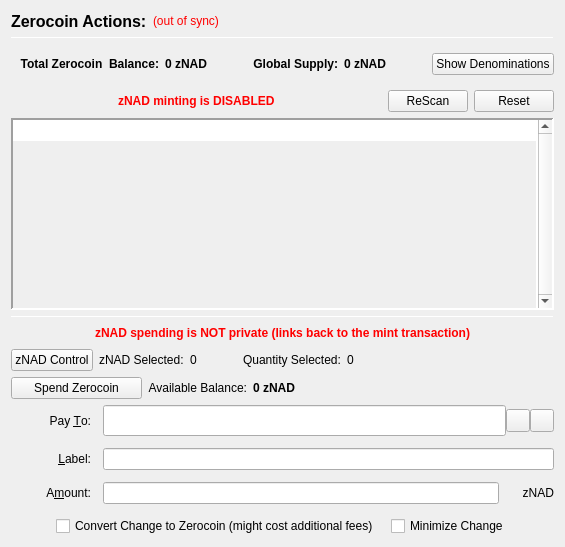
                  <widget class="QFrame" name="verticalFrameLeft">
                   <layout class="QVBoxLayout" name="verticalLayout_2">
                    <item>
                     <layout class="QVBoxLayout" name="verticalLayout_3">
                      <item>
                       <layout class="QHBoxLayout" name="horizontalLayout_3">
                        <item>
                         <widget class="QLabel" name="labelzNADActions">
                          <property name="font">
                           <font>
                            <pointsize>12</pointsize>
                            <weight>75</weight>
                            <bold>true</bold>
                           </font>
                          </property>
                          <property name="text">
                           <string>Zerocoin Actions:</string>
                          </property>
                          <property name="alignment">
                           <set>Qt::AlignLeading|Qt::AlignLeft|Qt::AlignVCenter</set>
                          </property>
                         </widget>
                        </item>
                        <item>
                         <widget class="QLabel" name="labelzNADSyncStatus">
                          <property name="toolTip">
                           <string>The displayed information may be out of date. Your wallet automatically synchronizes with the NADIR network after a connection is established, but this process has not completed yet.</string>
                          </property>
                          <property name="styleSheet">
                           <string notr="true">QLabel { color: red; }</string>
                          </property>
                          <property name="text">
                           <string notr="true">(out of sync)</string>
                          </property>
                          <property name="alignment">
                           <set>Qt::AlignLeading|Qt::AlignLeft|Qt::AlignVCenter</set>
                          </property>
                         </widget>
                        </item>
                        <item>
                         <spacer name="horizontalSpacer">
                          <property name="orientation">
                           <enum>Qt::Horizontal</enum>
                          </property>
                          <property name="sizeHint" stdset="0">
                           <size>
                            <width>40</width>
                            <height>20</height>
                           </size>
                          </property>
                         </spacer>
                        </item>
                       </layout>
                      </item>
                      <item>
                       <widget class="Line" name="lineUpperLeft">
                        <property name="minimumSize">
                         <size>
                          <width>0</width>
                          <height>1</height>
                         </size>
                        </property>
                        <property name="maximumSize">
                         <size>
                          <width>16777215</width>
                          <height>1</height>
                         </size>
                        </property>
                        <property name="frameShadow">
                         <enum>QFrame::Sunken</enum>
                        </property>
                        <property name="orientation">
                         <enum>Qt::Horizontal</enum>
                        </property>
                       </widget>
                      </item>
                      <item>
                       <widget class="QFrame" name="balanceSupplyFrame">
                        <layout class="QHBoxLayout" name="horizontalLayout_2" stretch="0,0,0,1,0">
                         <property name="rightMargin">
                          <number>0</number>
                         </property>
                         <item>
                          <layout class="QHBoxLayout" name="horizontalLayout_34">
                           <item>
                            <widget class="QLabel" name="labelzAvailableText_3">
                             <property name="font">
                              <font>
                               <weight>75</weight>
                               <bold>true</bold>
                              </font>
                             </property>
                             <property name="toolTip">
                              <string>Total Balance including unconfirmed and immature zNAD</string>
                             </property>
                             <property name="text">
                              <string>Total Zerocoin  Balance:</string>
                             </property>
                             <property name="alignment">
                              <set>Qt::AlignRight|Qt::AlignTrailing|Qt::AlignVCenter</set>
                             </property>
                            </widget>
                           </item>
                           <item>
                            <widget class="QLabel" name="labelzAvailableAmount_4">
                             <property name="minimumSize">
                              <size>
                               <width>40</width>
                               <height>0</height>
                              </size>
                             </property>
                             <property name="font">
                              <font>
                               <weight>75</weight>
                               <bold>true</bold>
                              </font>
                             </property>
                             <property name="toolTip">
                              <string>Total Balance including unconfirmed and immature zNAD</string>
                             </property>
                             <property name="text">
                              <string>0 zNAD</string>
                             </property>
                             <property name="alignment">
                              <set>Qt::AlignLeading|Qt::AlignLeft|Qt::AlignVCenter</set>
                             </property>
                            </widget>
                           </item>
                          </layout>
                         </item>
                         <item>
                          <spacer name="horizontalSpacer_32">
                           <property name="orientation">
                            <enum>Qt::Horizontal</enum>
                           </property>
                           <property name="sizeHint" stdset="0">
                            <size>
                             <width>40</width>
                             <height>20</height>
                            </size>
                           </property>
                          </spacer>
                         </item>
                         <item>
                          <layout class="QHBoxLayout" name="horizontalLayout_35">
                           <item>
                            <widget class="QLabel" name="labelZsupplyText_2">
                             <property name="font">
                              <font>
                               <weight>75</weight>
                               <bold>true</bold>
                              </font>
                             </property>
                             <property name="text">
                              <string>Global Supply:</string>
                             </property>
                             <property name="alignment">
                              <set>Qt::AlignRight|Qt::AlignTrailing|Qt::AlignVCenter</set>
                             </property>
                            </widget>
                           </item>
                           <item>
                            <widget class="QLabel" name="labelZsupplyAmount_2">
                             <property name="font">
                              <font>
                               <weight>75</weight>
                               <bold>true</bold>
                              </font>
                             </property>
                             <property name="text">
                              <string>0 zNAD</string>
                             </property>
                            </widget>
                           </item>
                          </layout>
                         </item>
                         <item>
                          <spacer name="horizontalSpacer_31">
                           <property name="orientation">
                            <enum>Qt::Horizontal</enum>
                           </property>
                           <property name="sizeHint" stdset="0">
                            <size>
                             <width>40</width>
                             <height>20</height>
                            </size>
                           </property>
                          </spacer>
                         </item>
                         <item>
                          <widget class="QPushButton" name="pushButtonShowDenoms">
                           <property name="toolTip">
                            <string>Show zNAD denominations list</string>
                           </property>
                           <property name="text">
                            <string>Show Denominations</string>
                           </property>
                          </widget>
                         </item>
                        </layout>
                       </widget>
                      </item>
                      <item>
                       <layout class="QHBoxLayout" name="horizontalLayout_4">
                        <item>
                         <spacer name="horizontalSpacer_2">
                          <property name="orientation">
                           <enum>Qt::Horizontal</enum>
                          </property>
                          <property name="sizeHint" stdset="0">
                           <size>
                            <width>40</width>
                            <height>20</height>
                           </size>
                          </property>
                         </spacer>
                        </item>
                        <item>
                         <widget class="QLabel" name="label">
                          <property name="styleSheet">
                           <string notr="true">color: red;
font-weight: bold;</string>
                          </property>
                          <property name="text">
                           <string>zNAD minting is DISABLED</string>
                          </property>
                         </widget>
                        </item>
                        <item>
                         <spacer name="horizontalSpacer_3">
                          <property name="orientation">
                           <enum>Qt::Horizontal</enum>
                          </property>
                          <property name="sizeHint" stdset="0">
                           <size>
                            <width>40</width>
                            <height>20</height>
                           </size>
                          </property>
                         </spacer>
                        </item>
                        <item>
                         <widget class="QPushButton" name="pushButtonMintReset">
                          <property name="maximumSize">
                           <size>
                            <width>80</width>
                            <height>16777215</height>
                           </size>
                          </property>
                          <property name="toolTip">
                           <string>Rescan the complete blockchain for  Zerocoin mints and their meta-data.</string>
                          </property>
                          <property name="text">
                           <string>ReScan</string>
                          </property>
                         </widget>
                        </item>
                        <item>
                         <widget class="QPushButton" name="pushButtonSpentReset">
                          <property name="maximumSize">
                           <size>
                            <width>80</width>
                            <height>16777215</height>
                           </size>
                          </property>
                          <property name="toolTip">
                           <string>Reset Zerocoin Wallet DB. Deletes transactions that did not make it into the blockchain.</string>
                          </property>
                          <property name="text">
                           <string>Reset</string>
                          </property>
                         </widget>
                        </item>
                       </layout>
                      </item>
                      <item>
                       <widget class="QPlainTextEdit" name="TEMintStatus">
                        <property name="font">
                         <font>
                          <pointsize>8</pointsize>
                         </font>
                        </property>
                        <property name="toolTip">
                         <string>Status and/or Mesages from the last Mint Action.</string>
                        </property>
                        <property name="frameShape">
                         <enum>QFrame::Panel</enum>
                        </property>
                        <property name="frameShadow">
                         <enum>QFrame::Sunken</enum>
                        </property>
                        <property name="lineWidth">
                         <number>2</number>
                        </property>
                        <property name="midLineWidth">
                         <number>2</number>
                        </property>
                        <property name="verticalScrollBarPolicy">
                         <enum>Qt::ScrollBarAlwaysOn</enum>
                        </property>
                        <property name="horizontalScrollBarPolicy">
                         <enum>Qt::ScrollBarAlwaysOff</enum>
                        </property>
                        <property name="readOnly">
                         <bool>true</bool>
                        </property>
                        <property name="plainText">
                         <string notr="true"/>
                        </property>
                        <property name="backgroundVisible">
                         <bool>true</bool>
                        </property>
                       </widget>
                      </item>
                      <item>
                       <widget class="Line" name="line">
                        <property name="minimumSize">
                         <size>
                          <width>0</width>
                          <height>1</height>
                         </size>
                        </property>
                        <property name="maximumSize">
                         <size>
                          <width>16777215</width>
                          <height>1</height>
                         </size>
                        </property>
                        <property name="orientation">
                         <enum>Qt::Horizontal</enum>
                        </property>
                       </widget>
                      </item>
                      <item>
                       <layout class="QHBoxLayout" name="horizontalLayout_7">
                        <item>
                         <spacer name="horizontalSpacer_18">
                          <property name="orientation">
                           <enum>Qt::Horizontal</enum>
                          </property>
                          <property name="sizeHint" stdset="0">
                           <size>
                            <width>40</width>
                            <height>20</height>
                           </size>
                          </property>
                         </spacer>
                        </item>
                        <item>
                         <widget class="QLabel" name="label_2">
                          <property name="styleSheet">
                           <string notr="true">color: red;
font-weight: bold;</string>
                          </property>
                          <property name="text">
                           <string>zNAD spending is NOT private (links back to the mint transaction)</string>
                          </property>
                         </widget>
                        </item>
                        <item>
                         <spacer name="horizontalSpacer_30">
                          <property name="orientation">
                           <enum>Qt::Horizontal</enum>
                          </property>
                          <property name="sizeHint" stdset="0">
                           <size>
                            <width>40</width>
                            <height>20</height>
                           </size>
                          </property>
                         </spacer>
                        </item>
                       </layout>
                      </item>
                      <item>
                       <layout class="QHBoxLayout" name="horizontalLayout_24">
                        <property name="leftMargin">
                         <number>0</number>
                        </property>
                        <property name="bottomMargin">
                         <number>0</number>
                        </property>
                        <item>
                         <widget class="QPushButton" name="pushButtonZPivControl">
                          <property name="text">
                           <string>zNAD Control</string>
                          </property>
                         </widget>
                        </item>
                        <item>
                         <widget class="QLabel" name="labelzPivSelected">
                          <property name="text">
                           <string>zNAD Selected:</string>
                          </property>
                         </widget>
                        </item>
                        <item>
                         <widget class="QLabel" name="labelzPivSelected_int">
                          <property name="text">
                           <string>0</string>
                          </property>
                         </widget>
                        </item>
                        <item>
                         <spacer name="horizontalSpacer_17">
                          <property name="orientation">
                           <enum>Qt::Horizontal</enum>
                          </property>
                          <property name="sizeType">
                           <enum>QSizePolicy::Fixed</enum>
                          </property>
                          <property name="sizeHint" stdset="0">
                           <size>
                            <width>40</width>
                            <height>20</height>
                           </size>
                          </property>
                         </spacer>
                        </item>
                        <item>
                         <widget class="QLabel" name="labelQuantitySelected">
                          <property name="text">
                           <string>Quantity Selected:</string>
                          </property>
                         </widget>
                        </item>
                        <item>
                         <widget class="QLabel" name="labelQuantitySelected_int">
                          <property name="text">
                           <string>0</string>
                          </property>
                         </widget>
                        </item>
                        <item>
                         <spacer name="horizontalSpacer_19">
                          <property name="orientation">
                           <enum>Qt::Horizontal</enum>
                          </property>
                          <property name="sizeHint" stdset="0">
                           <size>
                            <width>40</width>
                            <height>20</height>
                           </size>
                          </property>
                         </spacer>
                        </item>
                       </layout>
                      </item>
                      <item>
                       <layout class="QHBoxLayout" name="horizontalLayout_6">
                        <item>
                         <widget class="QPushButton" name="pushButtonSpendzNAD">
                          <property name="minimumSize">
                           <size>
                            <width>131</width>
                            <height>0</height>
                           </size>
                          </property>
                          <property name="toolTip">
                           <string>Spend Zerocoin. Without 'Pay To:' address creates payments to yourself.</string>
                          </property>
                          <property name="text">
                           <string>Spend Zerocoin</string>
                          </property>
                         </widget>
                        </item>
                        <item>
                         <widget class="QLabel" name="labelzNADBalanceText">
                          <property name="toolTip">
                           <string>Available (mature and spendable) zNAD for spending</string>
                          </property>
                          <property name="text">
                           <string>Available Balance:</string>
                          </property>
                          <property name="alignment">
                           <set>Qt::AlignRight|Qt::AlignTrailing|Qt::AlignVCenter</set>
                          </property>
                         </widget>
                        </item>
                        <item>
                         <widget class="QLabel" name="labelzAvailableAmount_2">
                          <property name="font">
                           <font>
                            <weight>75</weight>
                            <bold>true</bold>
                           </font>
                          </property>
                          <property name="toolTip">
                           <string>Available (mature and spendable) zNAD for spending

zNAD are mature when they have more than 20 confirmations AND more than 2 mints of the same denomination after them were minted</string>
                          </property>
                          <property name="text">
                           <string>0 zNAD</string>
                          </property>
                          <property name="alignment">
                           <set>Qt::AlignLeading|Qt::AlignLeft|Qt::AlignVCenter</set>
                          </property>
                         </widget>
                        </item>
                        <item>
                         <spacer name="horizontalSpacer_4">
                          <property name="orientation">
                           <enum>Qt::Horizontal</enum>
                          </property>
                          <property name="sizeHint" stdset="0">
                           <size>
                            <width>40</width>
                            <height>20</height>
                           </size>
                          </property>
                         </spacer>
                        </item>
                       </layout>
                      </item>
                      <item>
                       <layout class="QGridLayout" name="gridLayout_7">
                        <property name="spacing">
                         <number>12</number>
                        </property>
                        <item row="0" column="0">
                         <widget class="QLabel" name="payToLabel">
                          <property name="minimumSize">
                           <size>
                            <width>80</width>
                            <height>0</height>
                           </size>
                          </property>
                          <property name="text">
                           <string>Pay &amp;To:</string>
                          </property>
                          <property name="alignment">
                           <set>Qt::AlignRight|Qt::AlignTrailing|Qt::AlignVCenter</set>
                          </property>
                          <property name="buddy">
                           <cstring>payTo</cstring>
                          </property>
                         </widget>
                        </item>
                        <item row="0" column="1">
                         <layout class="QHBoxLayout" name="payToLayout">
                          <property name="spacing">
                           <number>0</number>
                          </property>
                          <item>
                           <widget class="QValidatedLineEdit" name="payTo">
                            <property name="enabled">
                             <bool>true</bool>
                            </property>
                            <property name="minimumSize">
                             <size>
                              <width>0</width>
                              <height>31</height>
                             </size>
                            </property>
                            <property name="toolTip">
                             <string>The NADIR address to send the payment to. Creates local payment to yourself when empty.</string>
                            </property>
                           </widget>
                          </item>
                          <item>
                           <widget class="QToolButton" name="addressBookButton">
                            <property name="toolTip">
                             <string>Choose previously used address</string>
                            </property>
                            <property name="text">
                             <string/>
                            </property>
                            <property name="icon">
                             <iconset resource="../nadir.qrc">
                              <normaloff>:/icons/address-book</normaloff>:/icons/address-book</iconset>
                            </property>
                            <property name="shortcut">
                             <string>Alt+A</string>
                            </property>
                           </widget>
                          </item>
                          <item>
                           <widget class="QToolButton" name="pasteButton">
                            <property name="toolTip">
                             <string>Paste address from clipboard</string>
                            </property>
                            <property name="text">
                             <string/>
                            </property>
                            <property name="icon">
                             <iconset resource="../nadir.qrc">
                              <normaloff>:/icons/editpaste</normaloff>:/icons/editpaste</iconset>
                            </property>
                            <property name="shortcut">
                             <string>Alt+P</string>
                            </property>
                           </widget>
                          </item>
                         </layout>
                        </item>
                        <item row="1" column="0">
                         <widget class="QLabel" name="labelLabel">
                          <property name="minimumSize">
                           <size>
                            <width>80</width>
                            <height>0</height>
                           </size>
                          </property>
                          <property name="text">
                           <string>&amp;Label:</string>
                          </property>
                          <property name="alignment">
                           <set>Qt::AlignRight|Qt::AlignTrailing|Qt::AlignVCenter</set>
                          </property>
                          <property name="buddy">
                           <cstring>addAsLabel</cstring>
                          </property>
                         </widget>
                        </item>
                        <item row="1" column="1">
                         <widget class="QLineEdit" name="addAsLabel">
                          <property name="toolTip">
                           <string>Enter a label for this address to add it to the list of used addresses</string>
                          </property>
                         </widget>
                        </item>
                        <item row="2" column="0">
                         <widget class="QLabel" name="amountLabel">
                          <property name="minimumSize">
                           <size>
                            <width>80</width>
                            <height>0</height>
                           </size>
                          </property>
                          <property name="text">
                           <string>A&amp;mount:</string>
                          </property>
                          <property name="alignment">
                           <set>Qt::AlignRight|Qt::AlignTrailing|Qt::AlignVCenter</set>
                          </property>
                          <property name="buddy">
                           <cstring>zNADpayAmount</cstring>
                          </property>
                         </widget>
                        </item>
                        <item row="2" column="1">
                         <layout class="QHBoxLayout" name="horizontalLayout_9">
                          <property name="spacing">
                           <number>0</number>
                          </property>
                          <item>
                           <widget class="QLineEdit" name="zNADpayAmount"/>
                          </item>
                          <item>
                           <widget class="QLabel" name="labelzNAD">
                            <property name="minimumSize">
                             <size>
                              <width>55</width>
                              <height>0</height>
                             </size>
                            </property>
                            <property name="text">
                             <string>zNAD</string>
                            </property>
                            <property name="alignment">
                             <set>Qt::AlignRight|Qt::AlignTrailing|Qt::AlignVCenter</set>
                            </property>
                           </widget>
                          </item>
                         </layout>
                        </item>
                        <item row="3" column="0" colspan="2">
                         <layout class="QHBoxLayout" name="horizontalLayout_10">
                          <item>
                           <spacer name="horizontalSpacer_5">
                            <property name="orientation">
                             <enum>Qt::Horizontal</enum>
                            </property>
                            <property name="sizeHint" stdset="0">
                             <size>
                              <width>40</width>
                              <height>20</height>
                             </size>
                            </property>
                           </spacer>
                          </item>
                          <item>
                           <widget class="QCheckBox" name="checkBoxMintChange">
                            <property name="sizePolicy">
                             <sizepolicy hsizetype="MinimumExpanding" vsizetype="Fixed">
                              <horstretch>0</horstretch>
                              <verstretch>0</verstretch>
                             </sizepolicy>
                            </property>
                            <property name="layoutDirection">
                             <enum>Qt::LeftToRight</enum>
                            </property>
                            <property name="text">
                             <string>Convert Change to Zerocoin (might cost additional fees)</string>
                            </property>
                           </widget>
                          </item>
                          <item>
                           <widget class="QCheckBox" name="checkBoxMinimizeChange">
                            <property name="toolTip">
                             <string>If checked, the wallet tries to minimize the returning change instead of minimizing the number of spent denominations.</string>
                            </property>
                            <property name="text">
                             <string>Minimize Change</string>
                            </property>
                           </widget>
                          </item>
                          <item>
                           <spacer name="horizontalSpacer_6">
                            <property name="orientation">
                             <enum>Qt::Horizontal</enum>
                            </property>
                            <property name="sizeHint" stdset="0">
                             <size>
                              <width>40</width>
                              <height>20</height>
                             </size>
                            </property>
                           </spacer>
                          </item>
                         </layout>
                        </item>
                       </layout>
                      </item>
                     </layout>
                    </item>
                   </layout>
                  </widget>
